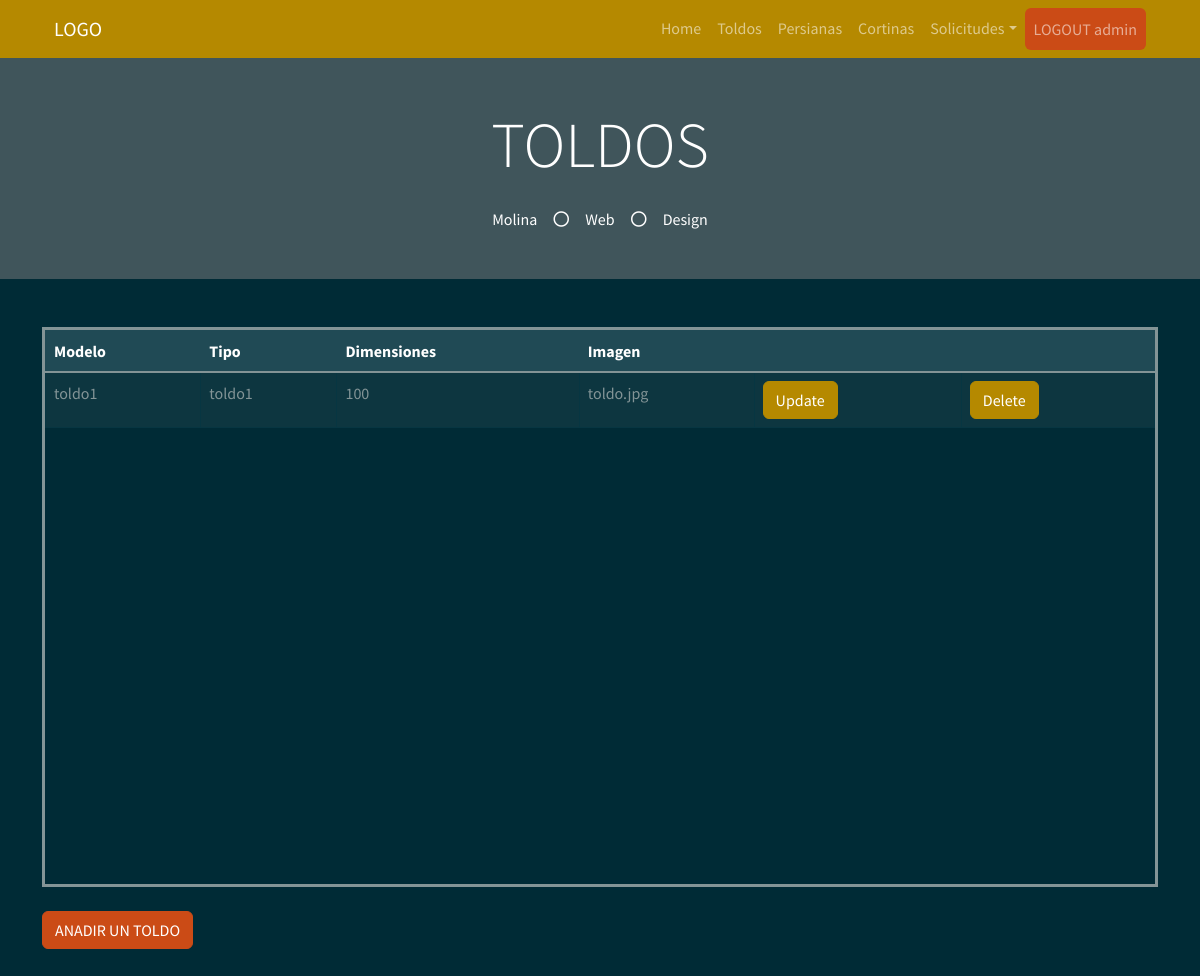
The app's page /toldo (signed in) with its own data.
### myapp/models.py (models this page shows)
    class Toldo(db.Model):
        __tablename__ = "Toldo"  # Nombre de la tabla que se crea
        Toldo_id = db.Column("toldo_id", db.Integer, Sequence(
            'toldo_id_seq'),  primary_key=True)
        Modelo = db.Column(db.String(20))
        Tipo = db.Column(db.String(30))
        Dimensiones = db.Column(db.String(30))
        Imagen = db.Column(db.String(30))

### myapp/views.py (the view)
    @app.route("/toldo", methods=["GET", "POST"])
    def toldo():
        list_toldo = db_access["list_toldos"]
        toldos = list_toldo()
        usuario = session['usuario']
        usu = usuario
        return render_template("toldos.html", toldos=toldos, usu=usu)

### myapp/templates/toldos.html (shortened to what this page needs)
<!DOCTYPE html>
<html>
<head>
  <link href="https://cdn.jsdelivr.net/npm/bootstrap@5.1.3/dist/css/bootstrap.min.css" rel="stylesheet"
>
  <link rel="stylesheet" href="../static/style/bootstrap.min(8).css">
</head>
<body>
  {% include 'includes/navbar.html' %}
  <div class="jumbotron jumbotron-fluid bg-jumbotron" style=" background-color: rgba(128, 128, 128, 0.5);">
    <div class="container text-center py-5">
      <h3 class="text-white display-3 mb-4">TOLDOS</h3>
      <div class="d-inline-flex align-items-center text-white">
        <p class="m-0">Molina</p>
        <i class="far fa-circle px-3"></i>
        <p class="m-0">Web</p>
        <i class="far fa-circle px-3"></i>
        <p class="m-0">Design</p>
      </div>
    </div>
  </div>
  <div class="container my-5">
    <div style=" overflow:auto;  height: 70vh; border-style: solid;">
      <table class="table table-bordered mx-auto">
        <thead class="table-dark">
          <tr class="table-active">
            <th>Modelo</th>
            <th>Tipo</th>
            <th>Dimensiones</th>
            <th>Imagen</th>
            <th></th>
            <th></th>
          </tr>
        </thead>
        <tbody>
          {% for toldo in toldos %}
          <tr>
            <td> {{ toldo.Modelo }} </td>
            <td> {{ toldo.Tipo }} </td>
            <td> {{ toldo.Dimensiones }} </td>
            <td> {{ toldo.Imagen }} </td>
            <td> <a class="btn btn-primary" href="/update_toldo/{{toldo.Toldo_id}}">Update</a></td>
            <td> <a class="btn btn-primary" href="/delete_toldo/{{toldo.Toldo_id}}">Delete</a></td>
          </tr>
          {% endfor %}
        </tbody>
      </table>
    </div>
    <br>
    <a href="/create_toldo" class="btn btn-warning">ANADIR UN TOLDO</a>
  </div>
</body>
</html>

### records on screen
Toldo: Modelo "toldo1", Tipo "toldo1", Dimensiones "100", Imagen "toldo.jpg"

### other values on screen
{{ usu }} "admin"
